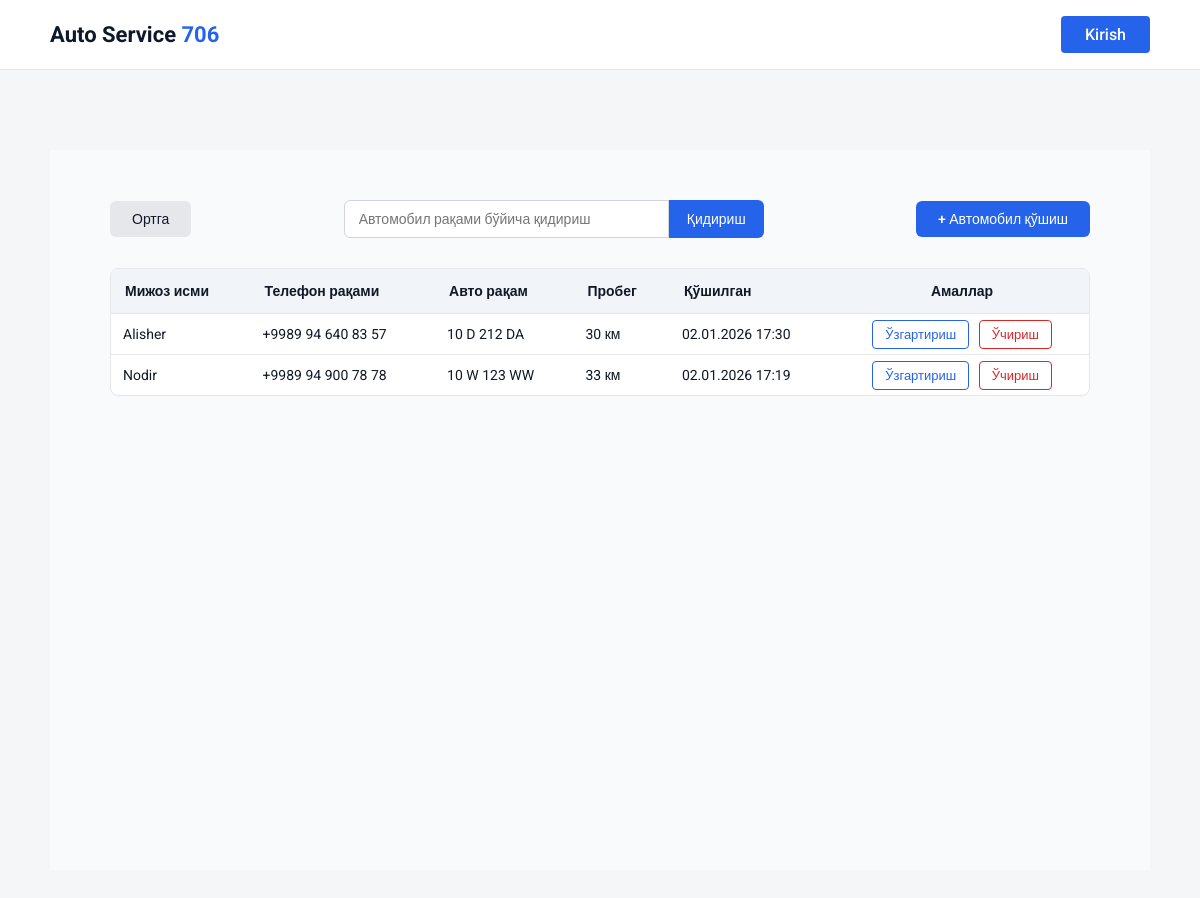
The page /auto-list/ on the database its author committed.
### services/models.py (models this page shows, shortened)
class AutoMobile(models.Model):
    customer_name = models.CharField(max_length=25)
    customer_phone_number = models.CharField(max_length=25)
    automobile_number = models.CharField(max_length=10)
    mileage = models.IntegerField()
    created_at = models.DateTimeField(auto_now_add=True)

### services/views.py (the view)
# urls.py: path('auto-list/', auto_list_view, name='auto-list'),
def auto_list_view(request):
    query = request.GET.get('q', '')  # Search inputdan keladigan qiymat
    if query:
        autos = AutoMobile.objects.filter(automobile_number__icontains=query).order_by('-created_at')
    else:
        autos = AutoMobile.objects.all().order_by('-created_at')
    context = {
        'autos': autos,
        'query': query,  # input value uchun template ga yuboriladi
    }
    return render(request, 'role/avto_list.html', context)

### templates/role/avto_list.html (shortened to what this page needs)
{% extends "base.html" %}
{% load static %}
{% block content %}
<main style="
    min-height: calc(100vh - 80px);
    padding: 50px 60px;
    background: #f8fafc;
">
    <div style="
        max-width:1400px;
        margin:0 auto 30px auto;
        display:flex;
        justify-content:space-between;
        align-items:center;
        gap:15px;
        flex-wrap:wrap;
    ">
        <a href="{% url 'employee-page' %}" style="
            padding:10px 22px;
            background:#e5e7eb;
            color:#111827;
            border-radius:6px;
            text-decoration:none;
            font-size:14px;
            font-weight:500;
        ">Ортга</a>
        <form method="GET" action="{% url 'auto-list' %}" style="
            display:flex;
            max-width:420px;
            flex-grow:1;
        ">
            <input type="text" name="q"
                   placeholder="Автомобил рақами бўйича қидириш"
                   value="{{ request.GET.q|default:'' }}"
                   style="
                       flex:1;
                       padding:10px 14px;
                       border:1px solid #d1d5db;
                       border-radius:6px 0 0 6px;
                       font-size:14px;
                   ">
            <button type="submit" style="
                padding:10px 18px;
                border:none;
                background:#2563eb;
                color:#fff;
                font-size:14px;
                border-radius:0 6px 6px 0;
                cursor:pointer;
            ">Қидириш</button>
        </form>
        <a href="{% url 'auto-add' %}" style="
            padding:10px 22px;
            background:#2563eb;
            color:#fff;
            border-radius:6px;
            text-decoration:none;
            font-size:14px;
            font-weight:500;
        ">+ Автомобил қўшиш</a>
    </div>
    <div style="
        max-width:1400px;
        margin:0 auto;
        background:#ffffff;
        border:1px solid #e5e7eb;
        border-radius:8px;
        overflow-x:auto;
    ">
        <table style="
            width:100%;
            border-collapse:collapse;
            font-size:14px;
            color:#111827;
        ">
            <thead style="background:#f1f5f9;">
                <tr>
                    <th style="padding:14px; text-align:left;">Мижоз исми</th>
                    <th style="padding:14px; text-align:left;">Телефон рақами</th>
                    <th style="padding:14px; text-align:left;">Авто рақам</th>
                    <th style="padding:14px; text-align:left;">Пробег</th>
                    <th style="padding:14px; text-align:left;">Қўшилган</th>
                    <th style="padding:14px; text-align:center;">Амаллар</th>
                </tr>
            </thead>
            <tbody>
                {% for auto in autos %}
                <tr style="border-top:1px solid #e5e7eb;">
                    <td style="padding:12px;">{{ auto.customer_name }}</td>
                    <td style="padding:12px;">{{ auto.customer_phone_number }}</td>
                    <td style="padding:12px;">{{ auto.automobile_number }}</td>
                    <td style="padding:12px;">{{ auto.mileage }} км</td>
                    <td style="padding:12px;">{{ auto.created_at|date:"d.m.Y H:i" }}</td>
                    <td style="padding:12px; text-align:center;">
                        <a href="{% url 'avto-edit' auto.pk %}" style="
                            padding:6px 12px;
                            border:1px solid #2563eb;
                            color:#2563eb;
                            border-radius:4px;
                            font-size:13px;
                            text-decoration:none;
                            margin-right:6px;
                        ">Ўзгартириш</a>
                        <a href="{% url 'auto-delete' auto.pk %}" style="
                            padding:6px 12px;
                            border:1px solid #dc2626;
                            color:#dc2626;
                            border-radius:4px;
                            font-size:13px;
                            text-decoration:none;
                        "
                        onclick="return confirm('Ҳақиқатан ҳам ўчирмоқчимисиз?');">
                        Ўчириш</a>
                    </td>
                </tr>
                {% endfor %}
            </tbody>
        </table>
    </div>
</main>
{% endblock %}

### rows shown on the page
AutoMobile: customer_name "Alisher", customer_phone_number "+9989 94 640 83 57", automobile_number "10 D 212 DA", mileage "30", created_at "02.01.2026 17:30"
AutoMobile: customer_name "Nodir", customer_phone_number "+9989 94 900 78 78", automobile_number "10 W 123 WW", mileage "33", created_at "02.01.2026 17:19"
